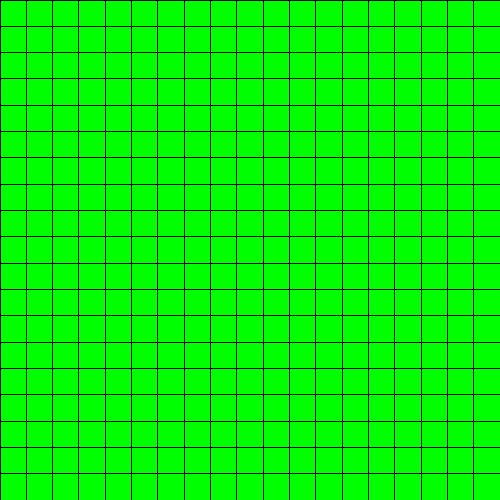
Frame 1 (no input)
Frame 60 (the mouse pressed at the canvas centre just before this capture): identical to frame 1, image omitted
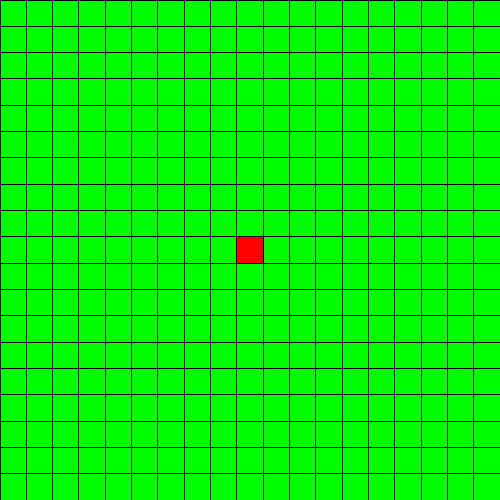
Frame 120 (the mouse held since frame 60 and released just before this capture)

The Processing sketch that drew these frames (run headless with seeded random() and noise(); from frame 60 on, the mouse is pressed at the canvas centre):

// Processing sketch: ArenaIOMapCreator
// ── ArenaIOMapCreator.pde
boolean[][] walls = new boolean[19][19];
float step;

void setup() {
  size(500, 500);
  stroke(0);
  strokeWeight(1);
  step = width / (float)walls.length;
}

void draw() {
  for (int i = 0; i < walls.length; i++) {
    for (int j = 0; j < walls.length; j++) {
      boolean wall = walls[i][j];
      if (!wall) {
        fill(0, 255, 0);
      } else {
        fill(255, 0, 0);
      }
      rect(i * step, j * step, step, step);
    }
  }
}

void mousePressed() {
  int x = (int)(mouseX / step);
  int y = (int)(mouseY / step);
  walls[x][y] = !walls[x][y];

  printMap();
}

void printMap() {
  String map = "[\n";

  for (int i = 0; i < walls.length; i++) {
    map += "[";
    for (int j = 0; j < walls.length; j++) {
      map += walls[i][j];
      if(j < walls.length - 1) map += ",";
    }
    map += "]";
    if(i < walls.length - 1) map += ",\n";
  }

  map += "\n]";
  
  println("\n\n\n" + map);
}
